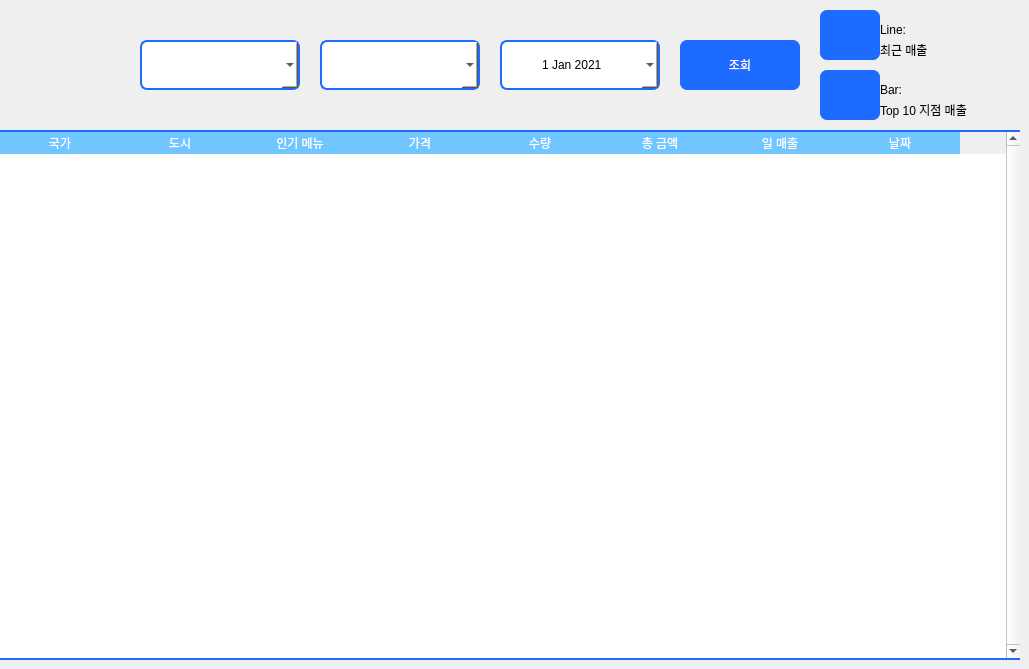
     <widget class="QWidget" name="page_1">
      <widget class="QComboBox" name="comboBox_city">
       <property name="geometry">
        <rect>
         <x>320</x>
         <y>40</y>
         <width>160</width>
         <height>50</height>
        </rect>
       </property>
       <property name="styleSheet">
        <string notr="true">QComboBox{
	font: 75 10pt &quot;맑은 고딕&quot;;
	background-color: rgb(255, 255, 255);
	border-radius: 7px;
	border: 2px solid rgb(30, 107, 255);
}
QComboBox:focus{
	border: 2px solid rgb(113, 198, 255);
}</string>
       </property>
      </widget>
      <widget class="QComboBox" name="comboBox_country">
       <property name="geometry">
        <rect>
         <x>140</x>
         <y>40</y>
         <width>160</width>
         <height>50</height>
        </rect>
       </property>
       <property name="styleSheet">
        <string notr="true">QComboBox{
	font: 75 10pt &quot;맑은 고딕&quot;;
	background-color: rgb(255, 255, 255);
	border-radius: 7px;
	border: 2px solid rgb(30, 107, 255);
}
QComboBox:focus{
	border: 2px solid rgb(113, 198, 255);
}</string>
       </property>
      </widget>
      <widget class="QPushButton" name="pushButton_inquiry">
       <property name="geometry">
        <rect>
         <x>680</x>
         <y>40</y>
         <width>120</width>
         <height>50</height>
        </rect>
       </property>
       <property name="styleSheet">
        <string notr="true">QPushButton{
	font: 9pt &quot;맑은 고딕&quot;;
	color: rgb(255, 255, 255);
	background-color: rgb(30, 107, 255);
	border: 0px;
	border-radius: 7px;
}
QPushButton:hover{
	background-color: rgb(113, 198, 255);
}</string>
       </property>
       <property name="text">
        <string>조회</string>
       </property>
      </widget>
      <widget class="QPushButton" name="pushButton_graph1">
       <property name="geometry">
        <rect>
         <x>820</x>
         <y>10</y>
         <width>60</width>
         <height>50</height>
        </rect>
       </property>
       <property name="styleSheet">
        <string notr="true">QPushButton{
	font: 9pt &quot;맑은 고딕&quot;;
	color: rgb(255, 255, 255);
	background-color: rgb(30, 107, 255);
	border: 0px;
	border-radius: 7px;
}
QPushButton:hover{
	background-color: rgb(113, 198, 255);
}</string>
       </property>
       <property name="text">
        <string/>
       </property>
      </widget>
      <widget class="QLabel" name="label_main_noti">
       <property name="geometry">
        <rect>
         <x>250</x>
         <y>90</y>
         <width>520</width>
         <height>40</height>
        </rect>
       </property>
       <property name="styleSheet">
        <string notr="true">color: rgb(255, 0, 0);
font: 75 12pt &quot;맑은 고딕&quot;;</string>
       </property>
       <property name="text">
        <string/>
       </property>
       <property name="alignment">
        <set>Qt::AlignCenter</set>
       </property>
      </widget>
      <widget class="QDateEdit" name="dateEdit">
       <property name="geometry">
        <rect>
         <x>500</x>
         <y>40</y>
         <width>160</width>
         <height>50</height>
        </rect>
       </property>
       <property name="styleSheet">
        <string notr="true">QDateEdit{
	font: 75 12pt &quot;맑은 고딕&quot;;
	background-color: rgb(255, 255, 255);
	border-radius: 7px;
	border: 2px solid rgb(30, 107, 255);
}
QCalendarWidget QToolButton {
	color: rgb(0, 0, 0);
}
QCalendarWidget QWidget{
	alternate-background-color: rgb(113, 198, 255);
}
QCalendarWidget QToolButton {
  	width: 52px;
}
QCalendarWidget QSpinBox {
	font-size:16px; 
  	width: 35px;
}
    </string>
       </property>
       <property name="wrapping">
        <bool>false</bool>
       </property>
       <property name="frame">
        <bool>false</bool>
       </property>
       <property name="alignment">
        <set>Qt::AlignCenter</set>
       </property>
       <property name="readOnly">
        <bool>false</bool>
       </property>
       <property name="buttonSymbols">
        <enum>QAbstractSpinBox::NoButtons</enum>
       </property>
       <property name="accelerated">
        <bool>false</bool>
       </property>
       <property name="correctionMode">
        <enum>QAbstractSpinBox::CorrectToNearestValue</enum>
       </property>
       <property name="showGroupSeparator" stdset="0">
        <bool>false</bool>
       </property>
       <property name="maximumDateTime">
        <datetime>
         <hour>23</hour>
         <minute>59</minute>
         <second>59</second>
         <year>9999</year>
         <month>12</month>
         <day>31</day>
        </datetime>
       </property>
       <property name="minimumDateTime">
        <datetime>
         <hour>0</hour>
         <minute>0</minute>
         <second>0</second>
         <year>2021</year>
         <month>1</month>
         <day>1</day>
        </datetime>
       </property>
       <property name="minimumDate">
        <date>
         <year>2021</year>
         <month>1</month>
         <day>1</day>
        </date>
       </property>
       <property name="currentSection">
        <enum>QDateTimeEdit::YearSection</enum>
       </property>
       <property name="calendarPopup">
        <bool>true</bool>
       </property>
       <property name="currentSectionIndex">
        <number>0</number>
       </property>
      </widget>
      <widget class="QStackedWidget" name="stackedWidget_in_visualize">
       <property name="geometry">
        <rect>
         <x>0</x>
         <y>130</y>
         <width>1020</width>
         <height>530</height>
        </rect>
       </property>
       <widget class="QWidget" name="page_table">
        <widget class="QTableWidget" name="tableWidget">
         <property name="geometry">
          <rect>
           <x>0</x>
           <y>0</y>
           <width>1020</width>
           <height>530</height>
          </rect>
         </property>
         <property name="styleSheet">
          <string notr="true">QTableWidget{
	background-color: rgb(255, 255, 255);
	border: 0px solid rgb(30, 107, 255);
	border-top: 2px solid rgb(30, 107, 255);
	border-bottom: 2px solid rgb(30, 107, 255);
}
QHeaderView::section {
	color: rgb(255, 255, 255);
	background-color: rgb(113, 198, 255);
	border: 0px solid rgb(30, 107, 255);;
}
QHeaderView::down-arrow {
	color: rgb(30, 107, 255);
}
QHeaderView::up-arrow {
    color: rgb(30, 107, 255);
}</string>
         </property>
         <property name="frameShape">
          <enum>QFrame::NoFrame</enum>
         </property>
         <property name="verticalScrollBarPolicy">
          <enum>Qt::ScrollBarAlwaysOn</enum>
         </property>
         <property name="horizontalScrollBarPolicy">
          <enum>Qt::ScrollBarAlwaysOff</enum>
         </property>
         <property name="sizeAdjustPolicy">
          <enum>QAbstractScrollArea::AdjustIgnored</enum>
         </property>
         <property name="editTriggers">
          <set>QAbstractItemView::NoEditTriggers</set>
         </property>
         <property name="selectionMode">
          <enum>QAbstractItemView::NoSelection</enum>
         </property>
         <property name="selectionBehavior">
          <enum>QAbstractItemView::SelectRows</enum>
         </property>
         <property name="horizontalScrollMode">
          <enum>QAbstractItemView::ScrollPerItem</enum>
         </property>
         <property name="showGrid">
          <bool>false</bool>
         </property>
         <property name="cornerButtonEnabled">
          <bool>true</bool>
         </property>
         <attribute name="horizontalHeaderMinimumSectionSize">
          <number>80</number>
         </attribute>
         <attribute name="horizontalHeaderDefaultSectionSize">
          <number>120</number>
         </attribute>
         <attribute name="horizontalHeaderHighlightSections">
          <bool>true</bool>
         </attribute>
         <attribute name="horizontalHeaderShowSortIndicator" stdset="0">
          <bool>false</bool>
         </attribute>
         <column>
          <property name="text">
           <string>국가</string>
          </property>
         </column>
         <column>
          <property name="text">
           <string>도시</string>
          </property>
         </column>
         <column>
          <property name="text">
           <string>인기 메뉴</string>
          </property>
         </column>
         <column>
          <property name="text">
           <string>가격</string>
          </property>
         </column>
         <column>
          <property name="text">
           <string>수량</string>
          </property>
         </column>
         <column>
          <property name="text">
           <string>총 금액</string>
          </property>
         </column>
         <column>
          <property name="text">
           <string>일 매출</string>
          </property>
         </column>
         <column>
          <property name="text">
           <string>날짜</string>
          </property>
         </column>
        </widget>
       </widget>
       <widget class="QWidget" name="page_graph1">
        <widget class="QWidget" name="horizontalLayoutWidget">
         <property name="geometry">
          <rect>
           <x>0</x>
           <y>0</y>
           <width>1020</width>
           <height>530</height>
          </rect>
         </property>
         <layout class="QHBoxLayout" name="hLayout1">
          <property name="spacing">
           <number>0</number>
          </property>
         </layout>
        </widget>
       </widget>
       <widget class="QWidget" name="page_graph2">
        <widget class="QWidget" name="horizontalLayoutWidget_2">
         <property name="geometry">
          <rect>
           <x>0</x>
           <y>0</y>
           <width>1020</width>
           <height>530</height>
          </rect>
         </property>
         <layout class="QHBoxLayout" name="hLayout2">
          <property name="spacing">
           <number>0</number>
          </property>
         </layout>
        </widget>
       </widget>
      </widget>
      <widget class="QPushButton" name="pushButton_graph2">
       <property name="geometry">
        <rect>
         <x>820</x>
         <y>70</y>
         <width>60</width>
         <height>50</height>
        </rect>
       </property>
       <property name="styleSheet">
        <string notr="true">QPushButton{
	font: 9pt &quot;맑은 고딕&quot;;
	color: rgb(255, 255, 255);
	background-color: rgb(30, 107, 255);
	border: 0px;
	border-radius: 7px;
}
QPushButton:hover{
	background-color: rgb(113, 198, 255);
}</string>
       </property>
       <property name="text">
        <string/>
       </property>
      </widget>
      <widget class="QLabel" name="label1">
       <property name="geometry">
        <rect>
         <x>880</x>
         <y>40</y>
         <width>140</width>
         <height>20</height>
        </rect>
       </property>
       <property name="styleSheet">
        <string notr="true">
font: 75 8pt &quot;맑은 고딕&quot;;

border: 0px;</string>
       </property>
       <property name="text">
        <string>최근 매출</string>
       </property>
       <property name="alignment">
        <set>Qt::AlignLeading|Qt::AlignLeft|Qt::AlignVCenter</set>
       </property>
      </widget>
      <widget class="QLabel" name="label2">
       <property name="geometry">
        <rect>
         <x>880</x>
         <y>100</y>
         <width>140</width>
         <height>20</height>
        </rect>
       </property>
       <property name="styleSheet">
        <string notr="true">
font: 75 8pt &quot;맑은 고딕&quot;;
border: 0px;</string>
       </property>
       <property name="text">
        <string>Top 10 지점 매출</string>
       </property>
       <property name="alignment">
        <set>Qt::AlignLeading|Qt::AlignLeft|Qt::AlignVCenter</set>
       </property>
      </widget>
      <widget class="QLabel" name="label1_2">
       <property name="geometry">
        <rect>
         <x>880</x>
         <y>20</y>
         <width>140</width>
         <height>20</height>
        </rect>
       </property>
       <property name="styleSheet">
        <string notr="true">
font: 75 9pt &quot;맑은 고딕&quot;;

border: 0px;</string>
       </property>
       <property name="text">
        <string>Line:</string>
       </property>
       <property name="alignment">
        <set>Qt::AlignLeading|Qt::AlignLeft|Qt::AlignVCenter</set>
       </property>
      </widget>
      <widget class="QLabel" name="label2_2">
       <property name="geometry">
        <rect>
         <x>880</x>
         <y>80</y>
         <width>140</width>
         <height>20</height>
        </rect>
       </property>
       <property name="styleSheet">
        <string notr="true">
font: 75 9pt &quot;맑은 고딕&quot;;
border: 0px;</string>
       </property>
       <property name="text">
        <string>Bar:</string>
       </property>
       <property name="alignment">
        <set>Qt::AlignLeading|Qt::AlignLeft|Qt::AlignVCenter</set>
       </property>
      </widget>
      <zorder>comboBox_city</zorder>
      <zorder>comboBox_country</zorder>
      <zorder>pushButton_inquiry</zorder>
      <zorder>label_main_noti</zorder>
      <zorder>dateEdit</zorder>
      <zorder>stackedWidget_in_visualize</zorder>
      <zorder>pushButton_graph1</zorder>
      <zorder>pushButton_graph2</zorder>
      <zorder>label1</zorder>
      <zorder>label2</zorder>
      <zorder>label1_2</zorder>
      <zorder>label2_2</zorder>
     </widget>
